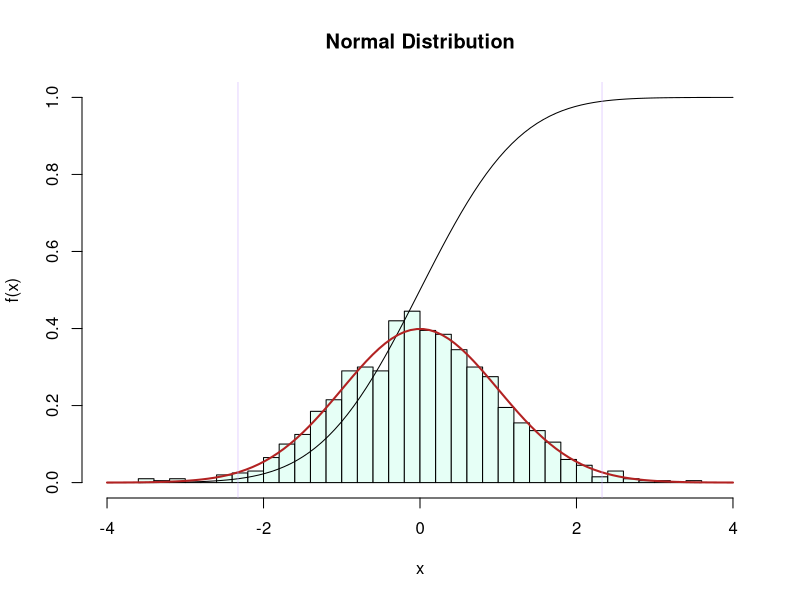
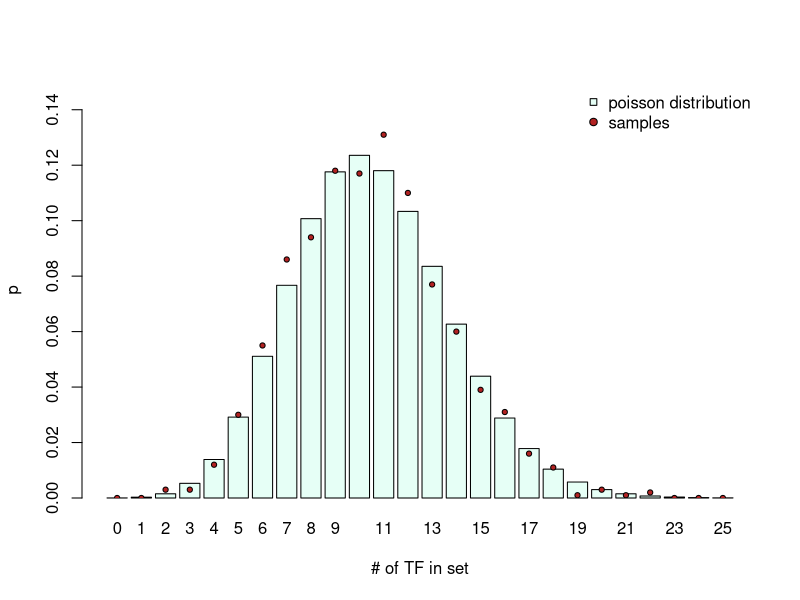
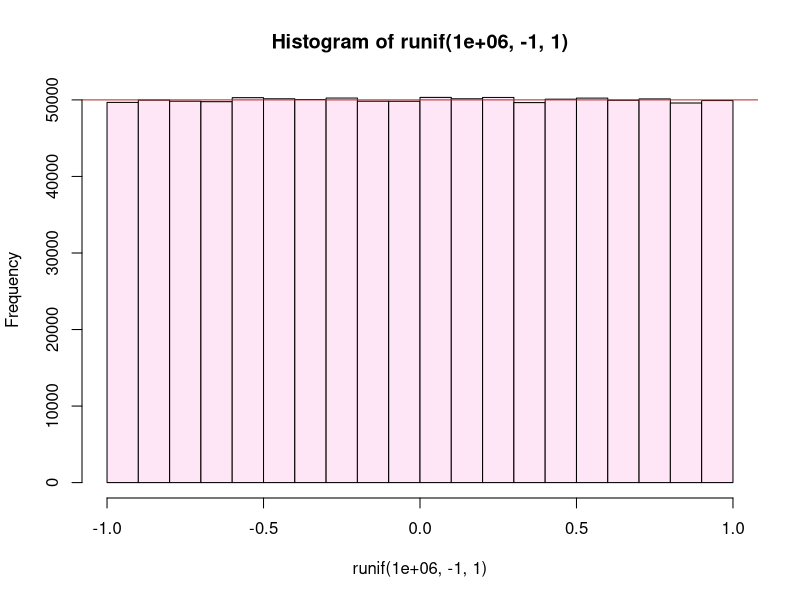
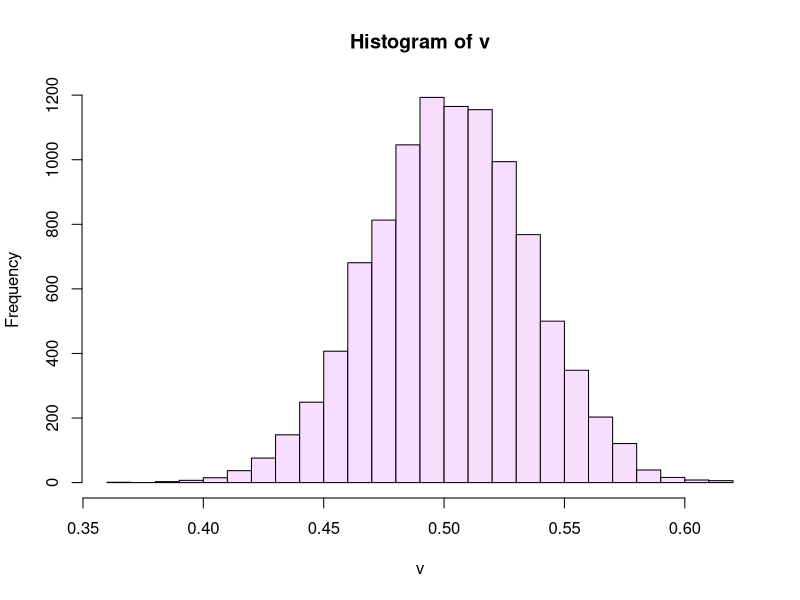
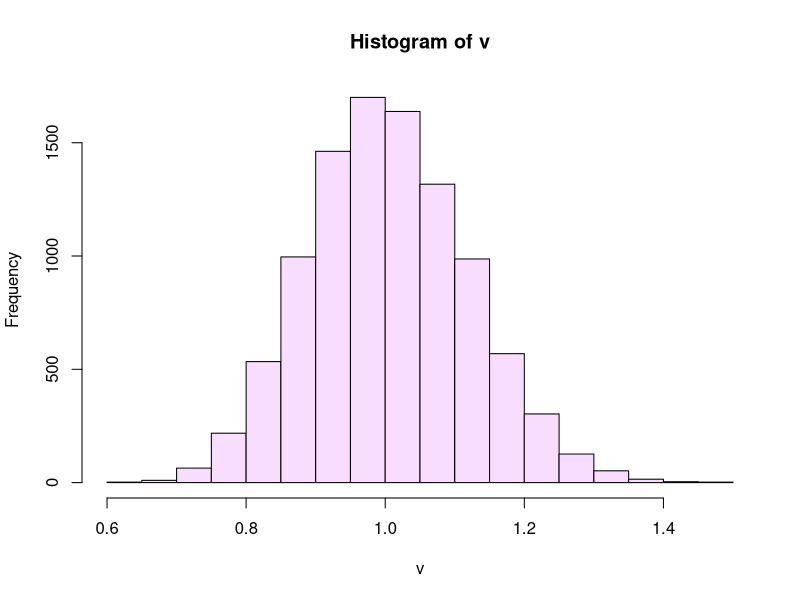
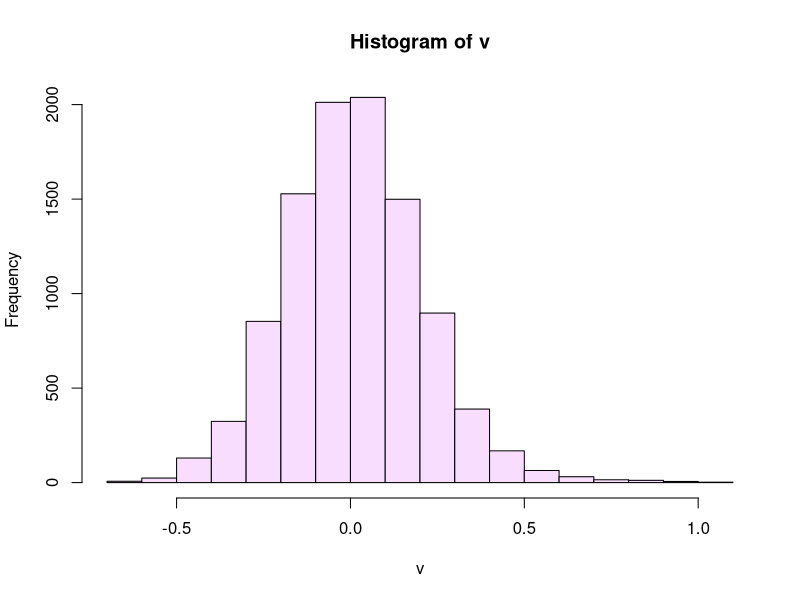
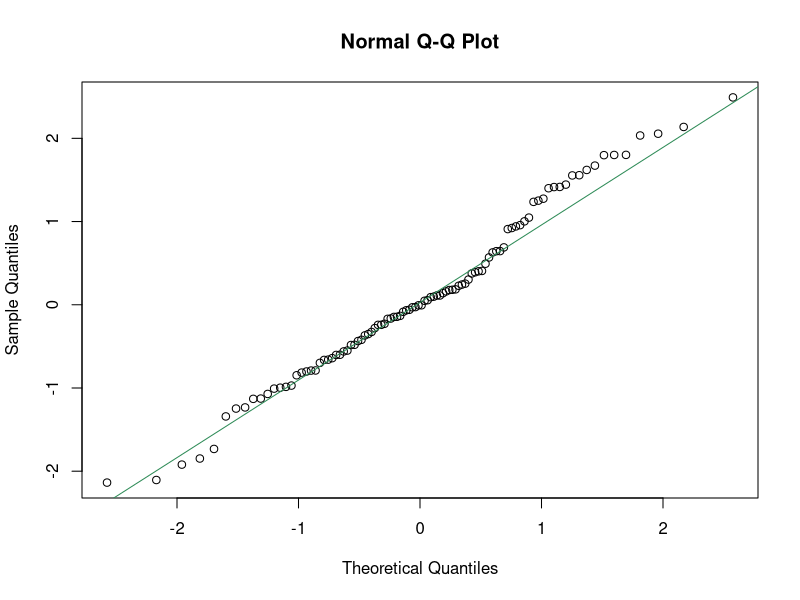
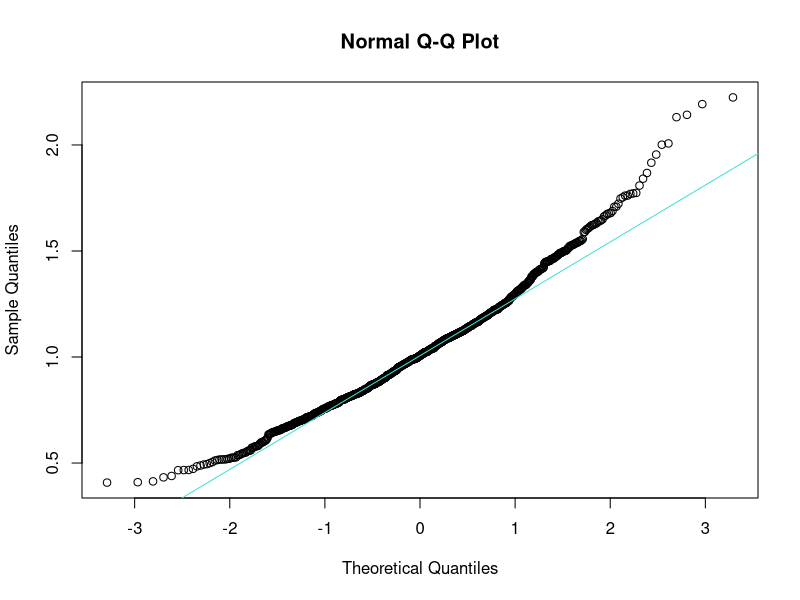

These figures' R source, in order:
# FND-STA-Probability_distribution.R
#
# Purpose:  A Bioinformatics Course:
#              R code accompanying the FND-STA-Probability_distribution unit.
#
# Version:  1.0
#
# Date:     2017  10  10
# Author:   Boris Steipe (boris.steipe@utoronto.ca)
#
# Versions:
#           1.0    First code live version
#
# TODO:
#           Add tasks
#
# == DO NOT SIMPLY  source()  THIS FILE! =======================================
#
# If there are portions you don't understand, use R's help system, Google for an
# answer, or ask your instructor. Don't continue if you don't understand what's
# going on. That's not how it works ...
#
# ==============================================================================


#TOC> ==========================================================================
#TOC> 
#TOC>   Section  Title                                                   Line
#TOC> -----------------------------------------------------------------------
#TOC>   1        Introduction                                              54
#TOC>   2        Three fundamental distributions                          117
#TOC>   2.1      The Poisson Distribution                                 120
#TOC>   2.2      The uniform distribution                                 173
#TOC>   2.3      The Normal Distribution                                  193
#TOC>   3        quantile-quantile comparison                             234
#TOC>   3.1      qqnorm()                                                 244
#TOC>   3.2      qqplot()                                                 304
#TOC>   4        Quantifying the difference                               321
#TOC>   4.1      Chi2 test for discrete distributions                     355
#TOC>   4.2      Kullback-Leibler divergence                              446
#TOC>   4.2.1    An example from tossing dice                             457
#TOC>   4.2.2    An example from lognormal distributions                  579
#TOC>   4.3      Kolmogorov-Smirnov test for continuous distributions     620
#TOC> 
#TOC> ==========================================================================


# =    1  Introduction  ========================================================

# The space of possible outcomes of events is called a probability distribution
# and the properties of probability distributions are crucial to our work. Many
# distributions like the (discrete) Poisson, or the (continuous) Normal
# distribution have been characterized in great detail, their behaviour is well
# understood, and they are useful for countless applications - but we also need
# to able to work with ad hoc distributions that have never been seen before.

# Let's get a few facts about probability distributions out of the way:

# The "support" of a probability distribution is the range of outcomes that have
# a non-zero probability. The "domain" of a probability distribution is the
# range of probabilities that the distribution can take over its support. Think
# of this as the ranges on the x- and y-axis respectively. Thus the distribution
# can be written as p = f(x).

# The integral over a probability distribution is always 1. This means: the
# distribution reflects the situation that an event does occur, any event, but
# there is not "no event".

# R's inbuilt probability functions always come in four flavours:
# d...  for "density": this is the probability density function (p.d.f.),
#         the value of f(x) at x.
# p...  for "probability": this is the cumulative distribution function
#         (c.d.f.). It is 0 at the left edge of the support, and 1 at
#         the right edge.
# q... for "quantile": The quantile function returns the x value at which p...
#         takes a requested value.
# r... for "random": produces random numbers that are distributed according
#         to the p.d.f.

# To illustrate with the "Normal Distribution" (Gaussian distribution):

# 1000 normally distributed values with default parameters: mean 0, sd 1.
r <- rnorm(1000)

# pastel green: histogram of 1000 random samples
hist(r,
     freq = FALSE,
     breaks = 30,
     xlim = c(-4, 4),
     ylim = c(0, 1),
     main = "Normal Distribution",
     xlab = "x",
     ylab = "f(x)",
     col = "#E6FFF6")

# 100 equally spaced point along x
x <- seq(-4, 4, length.out = 100)

# black: c. d. f. along x. Note that this asymptotically reaches 1
points(x, pnorm(x), type = "l")

# dark red: p. d. f. along x
points(x, dnorm(x), type = "l", lwd = 2, col="firebrick")

# purple: 1% and 99% quantiles
abline(v = qnorm(c(0.01, 0.99)), lwd = 0.5, col = "#CCAAFF")

# Study this plot well and familiarize yourself with the terms.


# =    2  Three fundamental distributions  =====================================


# ==   2.1  The Poisson Distribution  ==========================================

# The Poisson distribution is a discrete probability distribution that
# characterizes how many events we expect among a given number of observations
# if the mean probability of an event is known. Assume we know that there are
# 256 transcription factors among the 6091 protein-coding genes of yeast, then
# the probability of picking a transcription factor at random from all ORFs is
# 256/6091 ~= 4.2%. How many do we expect if we look e.g. at 250 differentially
# expressed genes? This means the mean number of transcription factors  we would
# expect in that sample of differentially expressed genes is (250 * 256)/6091.

dpois(0,  (250 * 256) / 6091)       # Probability of seeing no TFs
dpois(1,  (250 * 256) / 6091)       # Probability of seing one ...
dpois(2,  (250 * 256) / 6091)       # Probability of seing two ...
dpois(3:10, (250 * 256) / 6091)     # Probability of seing from three to ten ...
sum(dpois(0:4, (250 * 256) / 6091)) # Probability of seeing four or less ...

# Lets plot this
N <- 25
x <- dpois(0:N, (250 * 256) / 6091)
names(x) <- as.character(0:N)
midPoints <- barplot(x, col = "#E6FFF6",
             axes = TRUE,
             ylim = c(0, 0.15),
             xlab = "# of TF in set",
             ylab = "p")

# Confirm that our understanding of dpois() is correct, by simulating actual
# trials:

N <- 1000
genes <- numeric(6091)   # All genes are 0
genes[1:256] <- 1        # TFs  are 1

x <- numeric(N)          # initialize vector
set.seed(112358)
for (i in 1:N) {
  x[i] <- sum(sample(genes, 250)) # sum of TFs in our sample in this trial
}

(t <- table(x)/N)

# Add these values to the plot
y <- numeric(26)                     # initialize vector with 26 slots
y[as.numeric(names(t)) + 1] <- t     # put the tabled values there (index + 1)
points(midPoints, y, pch = 21, cex = 0.7, bg = "firebrick")
legend("topright",
       legend = c("poisson distribution", "samples"),
       pch = c(22, 21),
       pt.bg = c("#E6FFF6", "firebrick"),
       bty = "n")


# ==   2.2  The uniform distribution  ==========================================

# The uniform distribution has the same probability over its entire support. R's
# runif() function takes the desired number, the min and the max as arguments.
# Let's plot a histogram of a million values between -1 and 1 to demonstrate.

hist(runif(1e6, -1, 1), breaks = 20, col = "#FFE6F6")
abline(h = 1e6/20, col="firebrick")

# One of the important uses of the uniform distribution is to write conditional
# expressions that are TRUE with a given probability. For example, to get TRUE
# values with a probability of 1/3, we pick a random number between 0 and 1, and
# ask whether the number is smaller than 1/3. Example:

runif(10) < 1/3

#confirm with a million trials
sum(runif(1e6) < 1/3)/1e6  # should be close to 0.33333...


# ==   2.3  The Normal Distribution  ===========================================

# The king of probability distributions. Why? That's because of the Central
# Limit Theorem (CLT) that essentially says that a process that is subject to
# small fluctuations will tend to normally distributed outcomes ... and in
# biology literally everything is subject to small fluctuations.

# Lets simulate: Lets create a vector of 12345 numbers, choose samples of size
# 77 from that vector and calculate the mean. We do that 9999 times. I am just
# using odd numbers so it is clear in the code which number represents what.

x <- runif(12345)
v <- numeric(9999)
for (i in 1:length(v)) {
  v[i] <- mean(sample(x, 77))
}

hist(v, breaks = 20, col = "#F8DDFF")

# Let's try this again, this time sampling from an exponential distribution ...
x <- rexp(12345)
v <- numeric(9999)
for (i in 1:length(v)) {
  v[i] <- mean(sample(x, 77))
}

hist(v, breaks = 20, col = "#F8DDFF")

# ... or from a t-distribution ...
x <- rt(12345, df = 3)
v <- numeric(9999)
for (i in 1:length(v)) {
  v[i] <- mean(sample(x, 77))
}

hist(v, breaks = 20, col = "#F8DDFF")

# The outcomes all give normal distributions, regardless what the details of our
# original distribution were!


# =    3  quantile-quantile comparison  ========================================


# Once we have observed a distribution of outcomes, the next task is often to
# quantify whether the values correspond to a known distribution. This can be
# done with quantile-quantile plots that plot the quantile values of one
# distribution against those of the other. Identically distributed quantiles lie
# on a straight line.


# ==   3.1  qqnorm()  ==========================================================

# The functions qqnorm() and qqline() perform this
# comparison with the normal distribution.

set.seed(1112358)
x <- rnorm(100, mean=0, sd=1) # 100 normally distributed balues
qqnorm(x)
qqline(x, col = "seagreen")

# Our variables in x appear normally distribute - which is not surprising since
# we produced them with rnorm(). What about the kind of sampling we did above?
# Let's test whether samples from an exponential distribution are normally
# distributed (previously we just visually inspected the histogram.)

# Create a vector of sample means from the exponential distribution; use
# only a few samples for the mean
set.seed(112358)
x <- rexp(12345)
v <- numeric(999)
for (i in 1:length(v)) {
  v[i] <- mean(sample(x, 12))
}
qqnorm(v)
qqline(v, col = "turquoise") # normal

#try with more samples
for (i in 1:length(v)) {
  v[i] <- mean(sample(x, 77))
}
qqnorm(v)
qqline(v, col = "steelblue") # normal

#try with many samples
for (i in 1:length(v)) {
  v[i] <- mean(sample(x, 374))
}
qqnorm(v)
qqline(v, col = "plum") # normal

# Exactly as the CLT predicts, the more often we sample - we tried
# 12, 77, and 374 samples - the more "normal" the distribution looks.

# What does a distribution look like that is NOT normal?
# Let's try simulating an "Extreme value distribution". This type of
# distribution appears if we choose the max() of a sample

set.seed(112358)
rEVD <- numeric(9999)
for (i in seq_along(rEVD)) {
  rEVD[i] <- max(rnorm(100))
}
hist(rEVD, breaks = 20, col = "orchid")
# Note the long tail on the right!

qqnorm(rEVD)
qqline(rEVD, col = "orchid") # normal

# Definitely not "normal"!

# ==   3.2  qqplot()  ==========================================================

# qqplot() works like qqnorm(), except that we compare two arbitrary
# distribtutions, rather than one distribution against the normal distribution
# as we did before. Sample against sample.

x <- seq(0, 4, length.out = 100)

dl <- dlnorm(x) # log-normal distribution
dg <- dgamma(x, shape=1.5)   # gamma distribution

plot(dl, type="l")
points(dg, type="l", col = "maroon")

qqplot(dl, dg) # clearly not equal


# =    4  Quantifying the difference  ==========================================


# Quantile-quantile plots give us a visual estimate, but how do we quantify the
# difference between distributions? Let's compare two types of extreme-value
# distributions, a lognormal distribution with the same distribution that is
# slightly shifted, and three gamma distributions with three different shape
# parameters. Let's define and visualize the distributions first, to see what
# we are comparing.

x <- seq(0, 4, length.out = 100)

set.seed(112358)
dl1 <- dlnorm(x) # log-normal distribution
dl2 <- dlnorm(x - 0.25) # log-normal distribution, shifted right (a bit)
dg1.2 <- dgamma(x, shape=1.2)   # three gamma distributions with...
dg1.5 <- dgamma(x, shape=1.5)   # ...wider, and wider...
dg1.9 <- dgamma(x, shape=1.9)   # ...peak

myCols <- c("black", "grey", "maroon", "turquoise", "steelblue")

plot(dl1, type="l", lwd=2)   # visualize the distributions
points(dl2, type="l", col = myCols[2])
points(dg1.2, type="l", col = myCols[3])
points(dg1.5, type="l", col = myCols[4])
points(dg1.9, type="l", col = myCols[5])
legend("topright",
       legend = c("dl1", "dl2", "dg1.2", "dg1.5", "dg1.9"),
       lty = 1,
       lwd = c(2, 1, 1, 1, 1),
       col = myCols,
       bty = "n")


# ==   4.1  Chi2 test for discrete distributions  ==============================

# The chi2 test can be used to compare discrete distributions - even though
# it is not ideal for this purpose.
# (https://stats.stackexchange.com/questions/113692/test-identicality-of-discrete-distributions)
#
# Let's draw 100 random variables according to our target distributions
N <- 100
set.seed(112358)
rL1   <- rlnorm(N) # log-normal distribution
rL2   <- rlnorm(N, meanlog = 0.25) # log-normal distribution, shifted right
rG1.2 <- rgamma(N, shape=1.2)   # three gamma distributions with...
rG1.5 <- rgamma(N, shape=1.5)   # ...wider, and wider...
rG1.9 <- rgamma(N, shape=1.9)   # ...peak

maxX <- max(c(rL1, rL2, rG1.2, rG1.5, rG1.9))

myBreaks <- seq(0, 5, length.out = 10) # 9 intervals from 0 to 5...
myBreaks <- c(myBreaks, maxX) # ... and one that contains the outliers

# It's easy to plot a histogram of one set of random deviates...
hist(rG1.5, breaks = myBreaks, col = myCols[4])

# ... but basic R has no inbuilt function to stack histogram bars side-by-side.
# We use the multhist() function in the plotrix package: check out the
# package information - plotrix has _many_ useful utilities to enhance
# plots or produce informative visualizations.

if (! require(plotrix, quietly=TRUE)) {
  install.packages("plotrix")
  library(plotrix)
}
# Package information:
#  library(help = plotrix)       # basic information
#  browseVignettes("plotrix")    # available vignettes
#  data(package = "plotrix")     # available datasets


h <- multhist(list(rL1, rL2, rG1.2, rG1.5, rG1.9 ),
              breaks = myBreaks,
              col = myCols)
legend("topright",
       legend = c("rL1", "rL2", "rG1.2", "rG1.5", "rG1.9"),
       pch=15,
       col = myCols,
       bty="n")

# We have assigned the output of multihist to the variable h, which now
# contains the densities, midpoints, breaks etc. of the histogram ...
# as well as the matrix of counts:
h[[2]]

# But using hist() or multhist() for binning is a bit of a hack - even though
# it works, of course. The "real" R function to bin data is cut(). cut()
# sorts the values of a vector into bins, and returns the bin-labels as
# integers.

x <- cut(rL1, breaks = myBreaks, labels = FALSE)
table(x)

countsL1   <- table(cut(rL1  , breaks = myBreaks, labels = FALSE))
countsL2   <- table(cut(rL2  , breaks = myBreaks, labels = FALSE))
countsG1.2 <- table(cut(rG1.2, breaks = myBreaks, labels = FALSE))
countsG1.5 <- table(cut(rG1.5, breaks = myBreaks, labels = FALSE))
countsG1.9 <- table(cut(rG1.9, breaks = myBreaks, labels = FALSE))


chisq.test(countsL1, countsL2)

# Note that this use of the chi2 test does not have very much power, since it
# does not assume the values for the bins are ordered, but takes them to
# be independent. Also, chisq.test() complains about the Chi-squared
# approximation to be possibly incorrect because some of the counts are small.
# In this case, rather than rely on the in-built chi-square table, we can do
# an explicit simulation to estimate the p-value for the null hypothesis.
#
chisq.test(countsL1, countsL2, simulate.p.value = TRUE, B = 10000)

# Note that the probability that the samples came from the same distribution is
# quite high. We don't seem to be able to distinguish l1 and l2 with the chi2
# test.

# Let's calculate this for the other distribution too:

chisq.test(countsL1, countsG1.2, simulate.p.value = TRUE, B = 10000)
chisq.test(countsL1, countsG1.5, simulate.p.value = TRUE, B = 10000)
chisq.test(countsL1, countsG1.9, simulate.p.value = TRUE, B = 10000)

# As a result, we would conclude that none of these distributions are
# significantly different.

# ==   4.2  Kullback-Leibler divergence  =======================================

# For discrete probability distributions, there is a much better statistic, the
# Kullback-Leibler divergence (or relative entropy). It is based in information
# theory, and evaluates how different the matched pairs of outcome categories
# are. Its inputs are the probability mass functions (p.m.f.) of the two
# functions to be compared. A probability mass function is the probability of
# every outcome the process can have. Kullback-Leibler divergence therefore can
# be applied to discrete distributions. But we need to talk a bit about
# converting counts to p.m.f.'s.

# ===  4.2.1  An example from tossing dice                        

#  The p.m.f of an honest die is (1:1/6, 2:1/6, 3:1/6, 4:1/6, 5:1/6, 6:1/6). But
#  there is an issue when we convert sampled counts to frequencies, and estimate
#  probabilities with these frequencies. The problem is: by chance we might not
#  have observed a particular outcome! Consider this example:

set.seed(47)
N <- 20
(counts <- table(sample(1:6, N, replace = TRUE)))

# We have not observed a "2"!
#
# Now, if we convert the counts to frequencies, and assume these to be
# probabilities, we get an observed p.m.f:
pmf <- numeric(6)
for (i in seq_along(counts)) {
  outcome <- as.integer(names(counts)[i])
  pmf[outcome] <- counts[i]/N
}
names(pmf) <- 1:6
pmf

# This means we assign a probability of 0 to the outcome "2" - because we
# haven't observed it. But how do we compare it then? What does it mean when we
# should have 1/6 of "2"s but we have none whatsoever? Taken at face value it
# means we are comparing apples to oranges - essentially a five-faced die with a
# six-faced die - and therefore divergence is infinitely large. Obviously, that
# was just a problem caused by our limited sampling, but the question remains:
# how do we account for missing data? There are several solutions, for example,
# for ordered data one could substitute the average values of the two bracketing
# outcomes. But a simple and quite robust solution is to add "pseudocounts".
# This is called adding a Laplace prior, or a Jeffreys prior: in our case,
# simply add 0.5 to every value that the two functions don't share.

# pmf of an honest die
pmfHD <- rep(1/6, 6)
names(pmfHD) <- 1:6
pmfHD

# pmf, estimated from our sampled counts with and without pseudocounts

pmfPC <- numeric(6) + 0.5
for (i in seq_along(counts)) {
  outcome <- as.integer(names(counts)[i])
  pmfPC[outcome] <- counts[i] + pmfPC[outcome]
}
pmfPC <- pmfPC / sum(pmfPC)
names(pmfPC) <- 1:6
pmf     # before
pmfPC   # after

# The definition of a function that takes samples and returns a pmf
# with pseudocounts is straightforward, but requires a bit of juggling
# the observed values into the right slots. Here's what this can look like:

pmfPC <- function(cts, nam) {
  # Convert counts to a p.m.f, adding a pseudocount of 0.5 to all categories
  # of outcomes (Jeffreys prior).
  # Parameters:
  #    cts  num   raw counts
  #    nam        names of the categories, converted to char
  # Value   a probability mass function

  nam <- as.character(nam)
  if (!all(names(cts) %in% nam)) {
    stop("PANIC: names in \"cts\" do not match \"nam\"!")
  }
  pmf <- numeric(length(nam))
  names(pmf) <- nam
  pmf[names(cts)] <- cts[names(cts)]
  pmf <- pmf + 0.5    # add pseudocounts
  return(pmf/sum(pmf))
}



# The definition of the Kullback-Leibler divergence itself is quite simple
# actually: for two distributions, p and q it is sum(p * log( p / q))

KLdiv <- function(p, q) {
  # p and q are two pmfs of discrete probability distributions
  # with the same outcomes, which are nowhere 0.
  # Value:  Kullback-Leibler divergence  sum(p * log( p / q))).

  if (length(p) != length(q)) {
    stop("PANIC: input vector lengths differ!")
  }
  if (any(c((p == 0), (q == 0)))) {
    stop("PANIC: 0's found in input vectors!")
  }

  return(sum(p * log( p / q )))
}

# Now we can calculate KL-divergences for our six-faced die example:

KLdiv(rep(1/6, 6), pmfPC(counts, 1:6)) # p.m.f. of an honest die vs. our
                                       # actual counts

# Is that a lot? Let's look at the distribution of KL-divergences in our
# six-sided die scenario: p.m.f. of 20 samples each versus the theoretical
# p.m.f.

N <- 1000
nSample <- 20
divs <- numeric(N)
for (i in 1:N) {
  x <- table(sample(1:6, nSample, replace = TRUE))
  divs[i] <- KLdiv(rep(1/6, 6), pmfPC(x, 1:6))
}

hist(divs,
     col = "whitesmoke",
     xlab = "Kullback-Leibler divergence",
     main = sprintf("%d samples of honest die", nSample))
abline(v = KLdiv(rep(1/6, 6), pmfPC(counts, 1:6)), col="firebrick")

# We see that our example sample (KL-divergence marked with the red line) is
# somewhat but not drastically atypical.


# ===  4.2.2  An example from lognormal distributions             

# We had compared a set of lognormal and gamma distributions above, now we
# can use KL-divergence to quantify their similarity:

pmfL1 <- pmfPC(countsL1, nam = 1:10)
pmfL2 <- pmfPC(countsL2, nam = 1:10)
KLdiv(pmfL1, pmfL2)  # 0.1087

# To evaluate what this number means, we can run a simple simulation: we create
# random samples according to the rL1 distribution, calculate the Kullback
# Leibler divergence with countsL1, and compare the distribution we get with the
# value we observed as the difference with discL2. Essentially, this tells us
# the probability that countsL2 is actually a sample from the L1 function. Here we
# go:

N <- 1000
divs <- numeric(N)

set.seed(31416)
for (i in 1:N) {
  x <- rlnorm(100) # get random samples from our reference distributions
  y <- table(cut(x, breaks = myBreaks, labels = FALSE))  # tabulate counts
  q <- pmfPC(y, nam = 1:10)  # convert to p.m.f. with pseudocounts
  divs[i] <- KLdiv(pmfL1, q)     # calculate Kullback-Leibler divergence
}

hist(divs,
     col = "thistle",
     xlab = "Kullback-Leibler divergence",
     main = sprintf("Samples from shifted lnorm()"))
abline(v = KLdiv(pmfL1, pmfL2), col="firebrick")

# How many KL-divergences were less than the difference we observed?
sum(divs < KLdiv(pmfL1, pmfL2)) #933

# Therefore the probability that the samples came from the same distribution
# is only 100 * (N - 933) / N (%) ... 6.7%. You see that this gives a much more
# powerful statistical approach than the chi2 test we used above.


# ==   4.3  Kolmogorov-Smirnov test for continuous distributions  ==============

# The Kolmogorov-Smirnov (KS) test is meant for continuous distributions, i.e.
# the probability it calculates assumes that the function values are all
# different. In the case of random samples, that is a reasonable assumption. KS
# is a two-sample goodness of fit test, i.e. it has a null-hypothesis that the
# samples were taken from the same (unknown) distribution, and then asks whether
# this is likely, given the actual values. It is sensitive both to differences
# in location (position of the mean), and differences in shape. R has the
# ks.test() function to calculate it.

ks.test(dl1, dl2)     # vs. shifted log-normal.
ks.test(dl1, dg1.2)   # vs. the three gamma distributions
ks.test(dl1, dg1.5)
ks.test(dl1, dg1.9)
ks.test(dg1.5, dg1.9) # the two last gammas against each other

# (The warnings about the presence of ties comes from the 0s in our function
# values). The p-value that these distributions are samples of the same
# probability distribution gets progressively smaller.



# [END]
